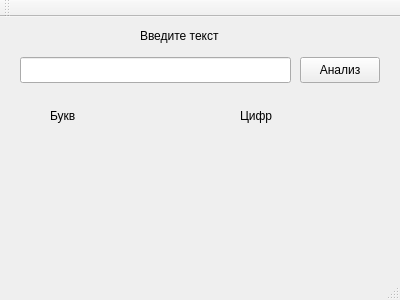
<?xml version="1.0" encoding="UTF-8"?>
<ui version="4.0">
 <class>MainWindow</class>
 <widget class="QMainWindow" name="MainWindow">
  <property name="geometry">
   <rect>
    <x>0</x>
    <y>0</y>
    <width>400</width>
    <height>300</height>
   </rect>
  </property>
  <property name="windowTitle">
   <string>MainWindow</string>
  </property>
  <widget class="QWidget" name="centralWidget">
   <widget class="QLabel" name="label">
    <property name="geometry">
     <rect>
      <x>140</x>
      <y>10</y>
      <width>121</width>
      <height>18</height>
     </rect>
    </property>
    <property name="text">
     <string>Введите текст</string>
    </property>
   </widget>
   <widget class="QLineEdit" name="inpString">
    <property name="geometry">
     <rect>
      <x>20</x>
      <y>40</y>
      <width>271</width>
      <height>26</height>
     </rect>
    </property>
   </widget>
   <widget class="QPushButton" name="pushButton">
    <property name="geometry">
     <rect>
      <x>300</x>
      <y>40</y>
      <width>80</width>
      <height>26</height>
     </rect>
    </property>
    <property name="text">
     <string>Анализ</string>
    </property>
   </widget>
   <widget class="QLabel" name="label_2">
    <property name="geometry">
     <rect>
      <x>50</x>
      <y>90</y>
      <width>58</width>
      <height>18</height>
     </rect>
    </property>
    <property name="text">
     <string>Букв</string>
    </property>
   </widget>
   <widget class="QLabel" name="label_3">
    <property name="geometry">
     <rect>
      <x>240</x>
      <y>90</y>
      <width>58</width>
      <height>18</height>
     </rect>
    </property>
    <property name="text">
     <string>Цифр</string>
    </property>
   </widget>
   <widget class="QLabel" name="resLetter">
    <property name="geometry">
     <rect>
      <x>30</x>
      <y>120</y>
      <width>58</width>
      <height>18</height>
     </rect>
    </property>
    <property name="text">
     <string/>
    </property>
   </widget>
   <widget class="QLabel" name="resNum">
    <property name="geometry">
     <rect>
      <x>230</x>
      <y>120</y>
      <width>58</width>
      <height>18</height>
     </rect>
    </property>
    <property name="text">
     <string/>
    </property>
   </widget>
  </widget>
  <widget class="QMenuBar" name="menuBar">
   <property name="geometry">
    <rect>
     <x>0</x>
     <y>0</y>
     <width>400</width>
     <height>23</height>
    </rect>
   </property>
  </widget>
  <widget class="QToolBar" name="mainToolBar">
   <attribute name="toolBarArea">
    <enum>TopToolBarArea</enum>
   </attribute>
   <attribute name="toolBarBreak">
    <bool>false</bool>
   </attribute>
  </widget>
  <widget class="QStatusBar" name="statusBar"/>
 </widget>
 <layoutdefault spacing="6" margin="11"/>
 <resources/>
 <connections/>
</ui>
